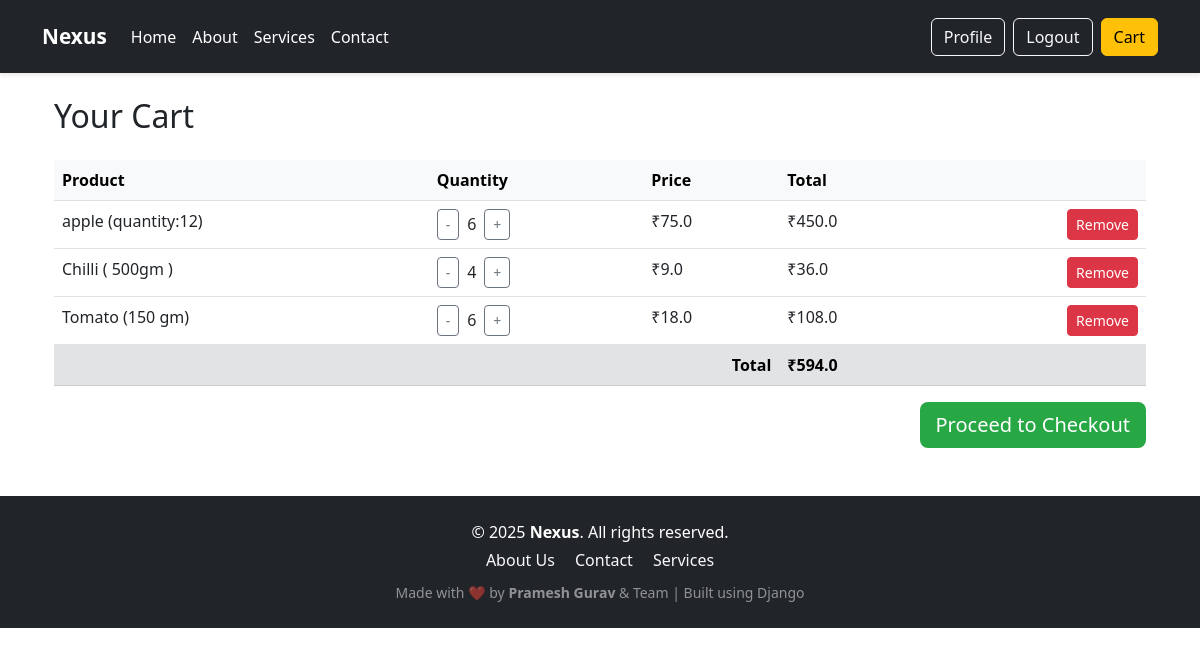
The app's page /cart/ (signed in), older data.
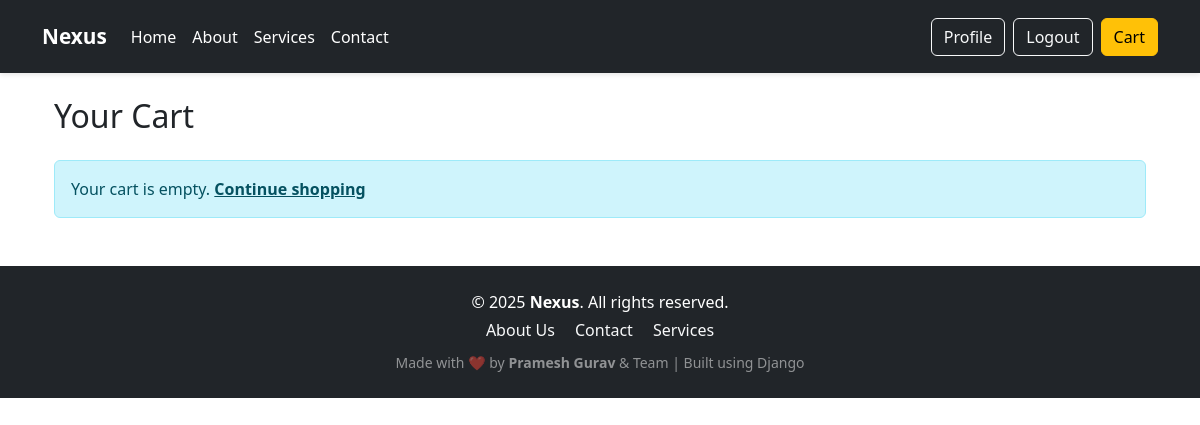
The same page, newer data.
### store/models.py (models this page shows, shortened)
class CartItem(models.Model):
    user = models.ForeignKey(User, on_delete=models.CASCADE)
    product = models.ForeignKey(Product, on_delete=models.CASCADE)
    quantity = models.PositiveIntegerField(default=1)
    def total_price(self):
        return self.product.price * self.quantity

class Product(models.Model):
    title = models.CharField(max_length=255)
    category = models.ForeignKey(Category, on_delete=models.CASCADE)
    description = models.TextField()
    price = models.FloatField()
    image = models.ImageField(upload_to='products/')

### store/views.py (the view)
# urls.py: path('cart/', views.cart_view, name='cart'),
@login_required
def cart_view(request):
    cart_items = CartItem.objects.filter(user=request.user)
    total = sum(item.total_price() for item in cart_items)
    return render(request, 'store/cart.html', {'cart_items': cart_items, 'total': total})

### store/templates/store/cart.html
{% extends 'store/base.html' %}
{% block content %}
<div class="container mt-4">
    <h2 class="mb-4">Your Cart</h2>
    {% if cart_items %}
    <div class="table-responsive">
        <table class="table table-hover">
            <thead class="table-light">
                <tr>
                    <th>Product</th>
                    <th>Quantity</th>
                    <th>Price</th>
                    <th>Total</th>
                    <th></th>
                </tr>
            </thead>
            <tbody>
                {% for item in cart_items %}
                <tr>
                    <td>{{ item.product.title }}</td>
                    <td>
                        <div class="d-flex align-items-center">
                            <a href="{% url 'decrease_quantity' item.pk %}" class="btn btn-sm btn-outline-secondary">-</a>
                            <span class="mx-2">{{ item.quantity }}</span>
                            <a href="{% url 'increase_quantity' item.pk %}" class="btn btn-sm btn-outline-secondary">+</a>
                        </div>
                    </td>
                    <td>₹{{ item.product.price }}</td>
                    <td>₹{{ item.total_price }}</td>
                    <td class="text-end">
                        <a href="{% url 'remove_from_cart' item.pk %}" class="btn btn-danger btn-sm">Remove</a>
                    </td>
                </tr>
                {% endfor %}
                <tr class="table-secondary">
                    <td colspan="3" class="text-end"><strong>Total</strong></td>
                    <td><strong>₹{{ total }}</strong></td>
                    <td></td>
                </tr>
            </tbody>
        </table>
    </div>
    <div class="text-end">
        <a href="{% url 'checkout' %}" class="btn btn-success btn-lg">Proceed to Checkout</a>
    </div>
    {% else %}
    <div class="alert alert-info">
        Your cart is empty. <a href="{% url 'home' %}" class="alert-link">Continue shopping</a>
    </div>
    {% endif %}
</div>
{% endblock %}

Row changes from the older to the newer data that the page shows:
removed CartItem: product "apple (quantity:12)", quantity "6", product.price "75.0", total_price "450.0"
removed CartItem: product "Chilli ( 500gm )", quantity "4", product.price "9.0", total_price "36.0"
removed CartItem: product "Tomato (150 gm)", quantity "6", product.price "18.0", total_price "108.0"
Text that changed along with them:
{{ total }}: "594.0" → (not shown)
text no longer shown: "Product Quantity Price Total Total ₹ Proceed to Checkout"
text now shown: "Your cart is empty. Continue shopping"
